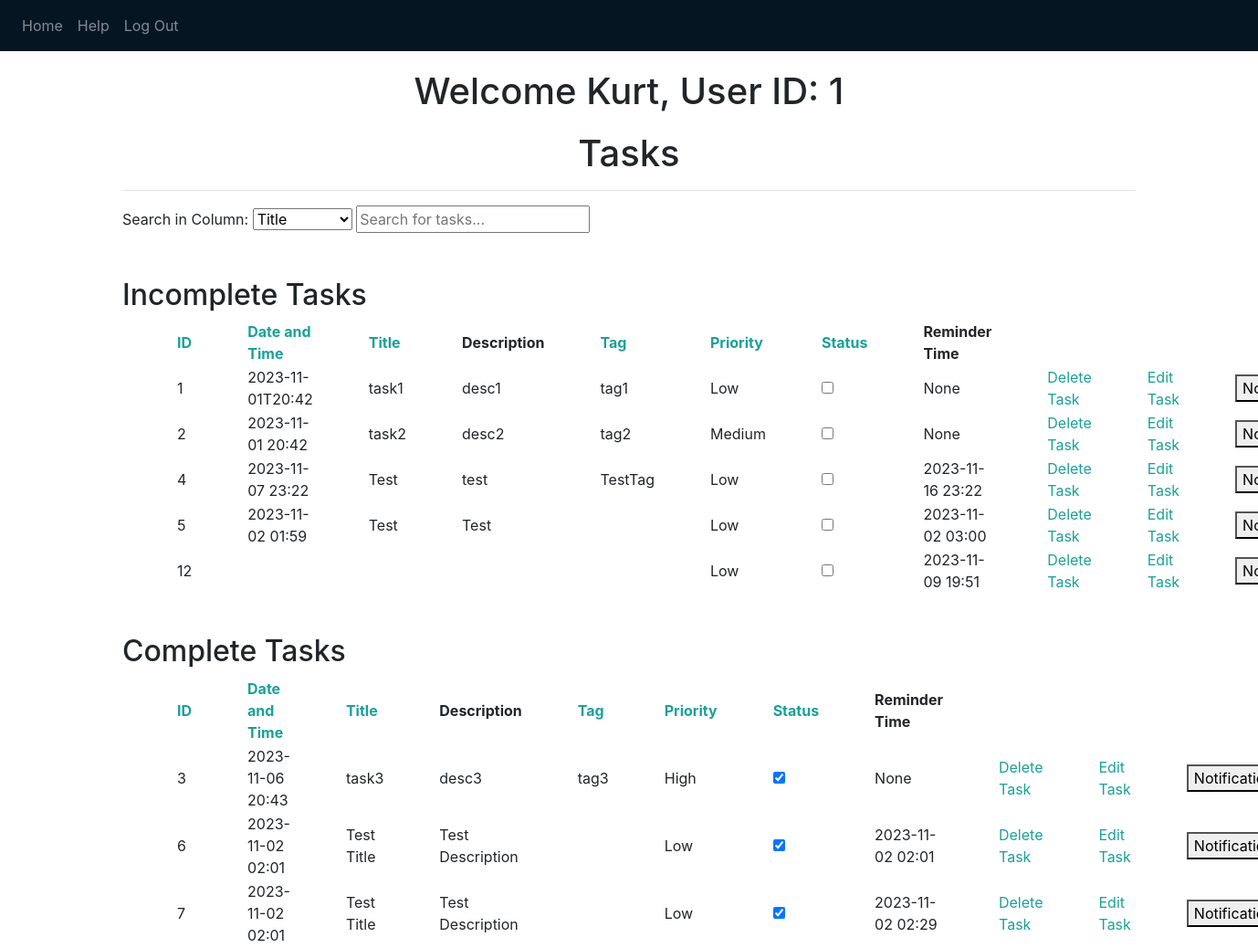
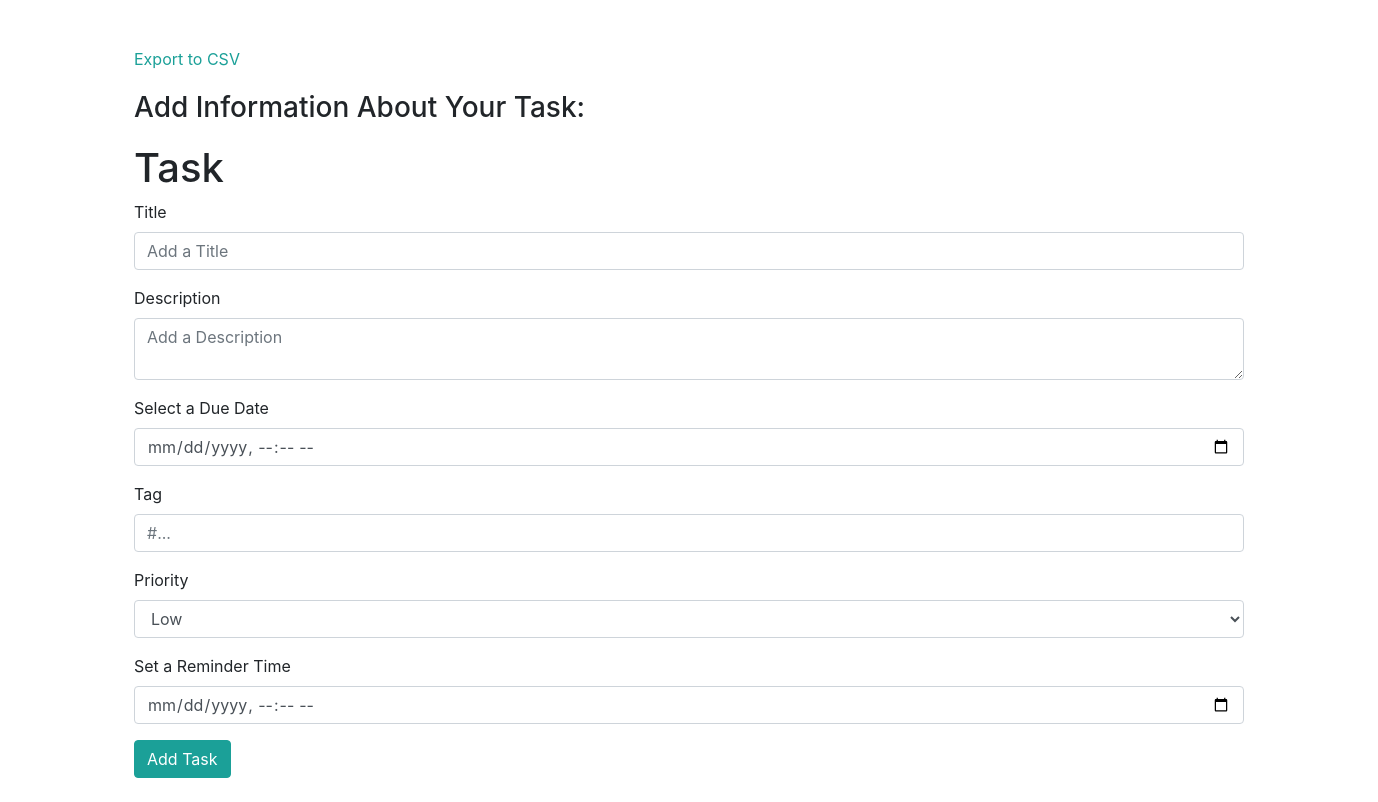
Screenshot of / (signed in) with the database file from the repository (2 pictures, top to bottom).
### website/models.py (models this page shows)
class User(db.Model, UserMixin):
    id = db.Column(db.Integer, primary_key=True) #ID will be incremented on its own
    email = db.Column(db.String(150), unique=True) #No user can have the same emial as another user that exists
    password = db.Column(db.String(150))
    first_name = db.Column(db.String(150))
    last_name = db.Column(db.String(150))
    tasks = db.relationship('Task') #Tells Flask and SQL to add this relationship to task.id

class Task(db.Model):
    id = db.Column(db.Integer, primary_key=True) #ID will be incremented on its own
    user_id = db.Column(db.Integer, db.ForeignKey('user.id')) #Foreign key is the user.id that created the task
    title = db.Column(db.String(1000)) #This will be the title of the task that was created
    description = db.Column(db.String(10000)) #The user can add notes and detail to tasks that they are creating
    due_date = db.Column(db.String(40)) # YYYY-MM-DD Format || The HTML is in MM/
    tag = db.Column(db.String(6))
    priority = db.Column(db.String(6)) #should only be 'Low', 'Medium', 'High'
    status = db.Column(db.Boolean, default=False) #False for incomplete, True for complete
    reminder_time = db.Column(db.String(40))

### website/views.py (the view, shortened to what this page needs)
@views.route('/', methods = ['GET', 'POST'])
@login_required
def home():
    return render_template("home.html", user=current_user)

### website/__init__.py (called while the page is built)
def create_app(database_uri="sqlite:///" + DB_NAME):
    app = Flask(__name__)
    app.config['SECRET_KEY'] = 'THIS IS THE KEY FOR THE APP' #can be anything you want but you want to hide this
    app.config['SQLALCHEMY_DATABASE_URI'] = database_uri #Telling flask where the database is located
    db.init_app(app)
    from .views import views
    from .auth import auth
    app.register_blueprint(views, url_prefix='/')
    app.register_blueprint(auth, url_prefix='/')
    from .models import User, Task
    with app.app_context():
        db.create_all()
    login_manager = LoginManager()
    login_manager.login_view = 'auth.login'
    login_manager.init_app(app)
    @login_manager.user_loader
    def load_user(id):
        return User.query.get(int(id))
    return app

### website/templates/home.html (shortened to what this page needs)
{% extends "base.html" %} {% block title %}Home{% endblock %} {% block content %}
<h1 align="center">Welcome {{ user.first_name }}, User ID: {{ user.id }}</h1>
<h1 align="center">Tasks</h1>
<hr>
<div class="search-container">
  <label for="columnSelect">Search in Column:</label>
  <select id="columnSelect" name="columnSelect" onchange="changeSearchColumn()">
    <option value="title">Title</option>
  </select>
  <input type="text" id="taskSearch" placeholder="Search for tasks..." onkeyup="searchTasks()">
</div>
<br>
<ul class="list-group list-group-flush" id="tasks">
  <div id="incomplete-tasks">
    <h2>Incomplete Tasks</h2>
  <table class="searchable sortable" id="task-table1">
    <thead>
      <tr>
        <th><a href="javascript:sortTable(0,'task-table1')">ID</a></th>
        <th><a href="javascript:sortTable(1,'task-table1')">Date and Time</a></th>
        <th><a href="javascript:sortTable(2,'task-table1')">Title</a></th>
        <th>Description</th>
        <th><a href="javascript:sortTable(4,'task-table1')">Tag</a></th>
        <th><a href="javascript:sortTable(5,'task-table1')">Priority</a></th>
        <th><a href="javascript:sortTable(6,'task-table1')">Status</a></th>
        <th>Reminder Time</th>
        <th></th>
      </tr>
    </thead>
    <tbody>
      {% for task in user.tasks %}
      {% if task.status == False %}
      <tr>
        <td>{{ task.id }}</td>
        <td>{{ task.due_date }}</td>
        <td>{{ task.title }}</td>
        <td>{{ task.description }}</td>
        <td>{{ task.tag }}</td>
        <td>{{ task.priority }}</td>
        <td>
          <input type="checkbox" id="{{ task.id }}" class="complete" name="data_{{ task.status }}" value="{{ task.status }}"
            onclick="checkComplete('{{ task.id }}')" onchange="moveToCompleted(this)">
        </td>
        <td>{{ task.reminder_time }}</td>
        <td><a href="{{ url_for('views.delete_task', t=task.id) }}"
          onclick="return confirm('Do you want to permanently delete task {{ task.id }}?');"
          title="Delete Task">Delete Task</a>
      </td>
      <td><a href="/editform?taskid={{ task.id }}">Edit Task</a></td>
      <td><button onclick="scheduleNotification('{{ task.id }}')">Notification</button></td>
      </tr>
      {%endif%}
      {% endfor %}
    </tbody>
  </table>
  </div>
  <br>
  <div id="complete-tasks">
    <h2>Complete Tasks</h2>
    <table class="searchable sortable" id="task-table2">
      <thead>
        <tr>
          <th><a href="javascript:sortTable(0,'task-table2')">ID</a></th>
          <th><a href="javascript:sortTable(1,'task-table2')">Date and Time</a></th>
          <th><a href="javascript:sortTable(2,'task-table2')">Title</a></th>
          <th>Description</th>
          <th><a href="javascript:sortTable(4,'task-table2')">Tag</a></th>
          <th><a href="javascript:sortTable(5,'task-table2')">Priority</a></th>
          <th><a href="javascript:sortTable(6,'task-table2')">Status</a></th>
          <th>Reminder Time</th>
          <th></th>
        </tr>
      </thead>
      <tbody>
        {% for task in user.tasks %}
        {%if task.status == True%}
        <tr>
          <td>{{ task.id }}</td>
          <td>{{ task.due_date }}</td>
          <td>{{ task.title }}</td>
          <td>{{ task.description }}</td>
          <td>{{ task.tag }}</td>
          <td>{{ task.priority }}</td>
          <td>
            <input type="checkbox" id="{{ task.id }}" class="complete" name="data_{{ task.status }}" value="{{ task.status }}"
              onclick="checkComplete('{{ task.id }}')" checked onchange="moveToIncomplete(this)">
          </td>
          <td>{{ task.reminder_time }}</td>
          <td><a href="{{ url_for('views.delete_task', t=task.id) }}"
            onclick="return confirm('Do you want to permanently delete task {{ task.id }}?');"
            title="Delete Task">Delete Task</a>
        </td>
        <td><a href="/editform?taskid={{ task.id }}">Edit Task</a></td>
        <td><button onclick="scheduleNotification('{{ task.id }}')">Notification</button></td>
        </tr>
        {%endif%}
        {% endfor %}
      </tbody>
    </table>
  </div>
</ul>
<br><br>
<a href="{{url_for('views.to_csv')}}">Export to CSV</a>
<h3>Add Information About Your Task: </h3>
<form method="POST">
  <h1>Task</h1>
  <div class="form-group">
    <label for="title">Title</label>
    <input type="text" class="form-control" id="title" name="title" placeholder="Add a Title" />
  </div>
  <div class="form-group">
    <label for="description">Description</label>
    <textarea type="text" class="form-control" id="description" name="description"
      placeholder="Add a Description"></textarea>
  </div>
  <div class="form-group">
    <label for="date">Select a Due Date</label>
    <input type="datetime-local" class="form-control" id="date" name="date">
  </div>
  <div class="form-group">
    <label for="tag">Tag</label>
    <input type="text" class="form-control" id="tag" name="tag" placeholder="#..." />
  </div>
  <div class="form-group">
    <label for="priority">Priority</label>
    <select class="form-control" id="priority" name="priority">
      <option value="Low">Low</option>
    </select>
  </div>
  <div class="form-group">
    <label for="reminder_time">Set a Reminder Time</label>
    <input type="datetime-local" class="form-control" id="reminder_time" name="reminder_time">
  </div>
  <div>
    <button type="submit" class="btn btn-primary">Add Task</button>
  </div>
  <br>
</form>
{% endblock %}

### website/templates/base.html (shortened to what this page needs)
<!DOCTYPE html>
<html>
    <head>
        <link
            rel="stylesheet"
            href="static/style.css"
        />
    </head>
    <body>
        <nav class="navbar navbar-expand-lg navbar-dark bg-dark">
            <div class="collapse navbar-collapse" id="navbar">
                <div class="navbar-nav">
                    {% if user.is_authenticated %}
                    <a class="nav-item nav-link" id="home" href="/">Home</a>
                    <a class="nav-item nav-link" id="help" href="/help">Help</a>
                    <a class="nav-item nav-link" id="logout" href="/logout">Log Out</a>
                    {% else %}
                    <a class="nav-item nav-link" id="login" href="/login">Login</a>
                    <a class="nav-item nav-link" id="signUp" href="/sign-up">Sign Up</a>
                    {% endif %}
                </div>
            </div>
        </nav>
        <div class="container">
        {% block content %}
        {% endblock %}
        </div>
    </body>
</html>

### rows the page displays
User: first_name "Kurt", id "1"
Task: id "1", due_date "2023-11-01T20:42", title "task1", description "desc1", tag "tag1", priority "Low", reminder_time "None"
Task: id "2", due_date "2023-11-01 20:42", title "task2", description "desc2", tag "tag2", priority "Medium", reminder_time "None"
Task: id "4", due_date "2023-11-07 23:22", title "Test", description "test", tag "TestTag", priority "Low", reminder_time "2023-11-16 23:22"
Task: id "5", due_date "2023-11-02 01:59", title "Test", description "Test", priority "Low", reminder_time "2023-11-02 03:00"
Task: id "12", priority "Low", reminder_time "2023-11-09 19:51"
Task: id "3", due_date "2023-11-06 20:43", title "task3", description "desc3", tag "tag3", priority "High", reminder_time "None"
Task: id "6", due_date "2023-11-02 02:01", title "Test Title", description "Test Description", priority "Low", reminder_time "2023-11-02 02:01"
Task: id "7", due_date "2023-11-02 02:01", title "Test Title", description "Test Description", priority "Low", reminder_time "2023-11-02 02:29"
